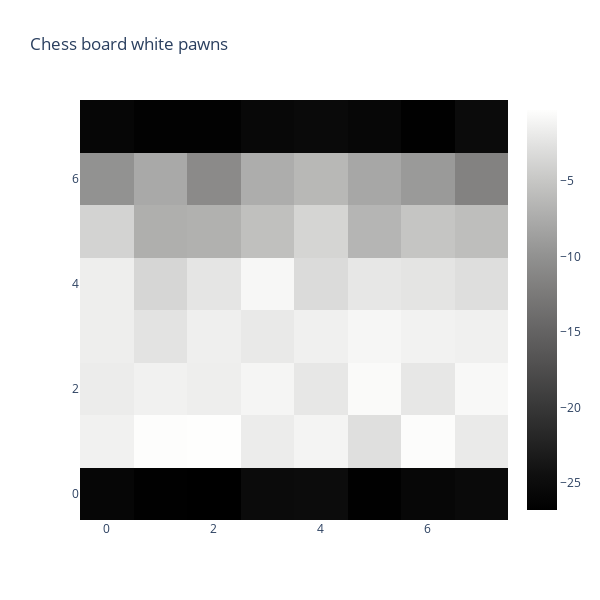

The notebook cell this image was saved under:
### Markdown cell above
Change blank_index, king_index, or pawn_index if you want to visualize the probe's view of other pieces. For example, if I want to see the black queen, I could set blank_index = -5 (refer to INT_TO_CHAR for the mapping)

### Code cell
INT_TO_CHAR = {
    -6: "\u265a",
    -5: "\u265b",
    -4: "\u265c",
    -3: "\u265d",
    -2: "\u265e",
    -1: "\u265f",
    0: ".",
    1: "\u2659",
    2: "\u2658",
    3: "\u2657",
    4: "\u2656",
    5: "\u2655",
    6: "\u2654",
}

# Mapping of integers to chess pieces
# I'm duplicating this from chess_utils.py for easy reference
PIECE_TO_ONE_HOT_MAPPING = {
    -6: 0,
    -5: 1,
    -4: 2,
    -3: 3,
    -2: 4,
    -1: 5,
    0: 6,
    1: 7,
    2: 8,
    3: 9,
    4: 10,
    5: 11,
    6: 12,
}

# Mapping of chess pieces to integers
PIECE_TO_INT = {
    chess.PAWN: 1,
    chess.KNIGHT: 2,
    chess.BISHOP: 3,
    chess.ROOK: 4,
    chess.QUEEN: 5,
    chess.KING: 6,
}

INT_TO_PIECE = {value: key for key, value in PIECE_TO_INT.items()}

BLANK_INDEX = PIECE_TO_ONE_HOT_MAPPING[0]
white_pawn_index = PIECE_TO_ONE_HOT_MAPPING[1]
black_king_index = PIECE_TO_ONE_HOT_MAPPING[-6]

def plot_board_state(board_state: torch.Tensor, clip_size: int = 200, show_scale: bool = False):
    # color scale: Black for -1, Gray for 0, White for 1
    # colorscale = [[0.0, 'black'], [0.5, 'gray'], [1.0, 'white']]
    colorscale = 'gray'
    if board_state.is_cuda:
        board_state = board_state.cpu()
    board_state = np.clip(board_state.numpy(), -clip_size, clip_size)

    # Create heatmap
    heatmap = go.Heatmap(z=board_state, colorscale=colorscale, showscale=show_scale)
    return heatmap

print(move_of_interest_state_one_hot_RRC[:, :, white_pawn_index])
# heatmap = plot_board_state(move_of_interest_state_one_hot[:, :, white_pawn_index], show_scale=True)

move_of_interest_probe_out = probe_out_MBLRRC[0][0][move_of_interest]
print(move_of_interest_probe_out.shape)

heatmap = plot_board_state(move_of_interest_probe_out[:, :, white_pawn_index], show_scale=True)

# Define the layout
layout = go.Layout(
    title="Chess board white pawns",
    xaxis=dict(ticks='', nticks=8),
    yaxis=dict(ticks='', nticks=8),
    autosize=False,
    width=600,
    height=600
)

# Create figure and plot
fig = go.Figure(data=[heatmap], layout=layout)
fig.show()

### Figure 1 — Plotly figure (JSON) as saved in the notebook; plotly's stock layout.template omitted (floating-point values rounded to 4 significant figures)
{"data": [{"colorscale": [[0, "rgb(0, 0, 0)"], [0.09091, "rgb(16, 16, 16)"], [0.1818, "rgb(38, 38, 38)"], [0.2727, "rgb(59, 59, 59)"], [0.3636, "rgb(81, 80, 80)"], [0.4545, "rgb(102, 101, 101)"], [0.5455, "rgb(124, 123, 122)"], [0.6364, "rgb(146, 146, 145)"], [0.7273, "rgb(171, 171, 170)"], [0.8182, "rgb(197, 197, 195)"], [0.9091, "rgb(224, 224, 223)"], [1, "rgb(254, 254, 253)"]], "showscale": true, "type": "heatmap", "z": [[-25.89, -26.67, -26.8, -25.13, -24.97, -26.63, -25.75, -25.22], [-1.32, -0.3784, -0.2971, -1.746, -1.139, -2.791, -0.4915, -1.897], [-1.767, -1.354, -1.594, -1.023, -2.12, -0.651, -2.148, -0.7839], [-1.602, -2.436, -1.53, -2.02, -1.456, -0.9032, -1.25, -1.459], [-1.613, -3.561, -2.272, -0.8474, -3.116, -2.16, -2.396, -2.909], [-3.843, -7.189, -7.011, -5.594, -3.723, -6.572, -5.092, -5.789], [-9.94, -7.746, -10.73, -7.346, -6.332, -7.928, -9.196, -11.57], [-25.83, -26.44, -26.5, -25.58, -25.32, -25.73, -26.61, -25.13]]}], "layout": {"autosize": false, "height": 600, "title": {"text": "Chess board white pawns"}, "width": 600, "xaxis": {"nticks": 8, "ticks": ""}, "yaxis": {"nticks": 8, "ticks": ""}}}
